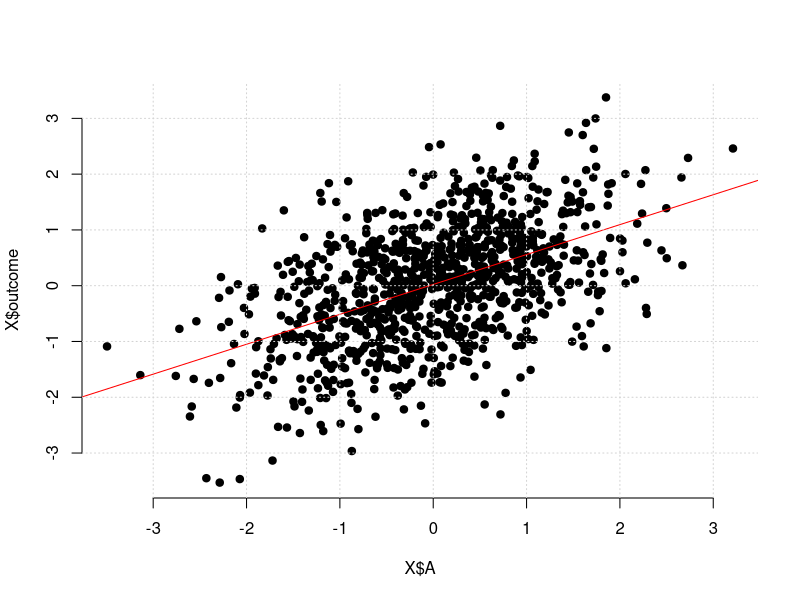
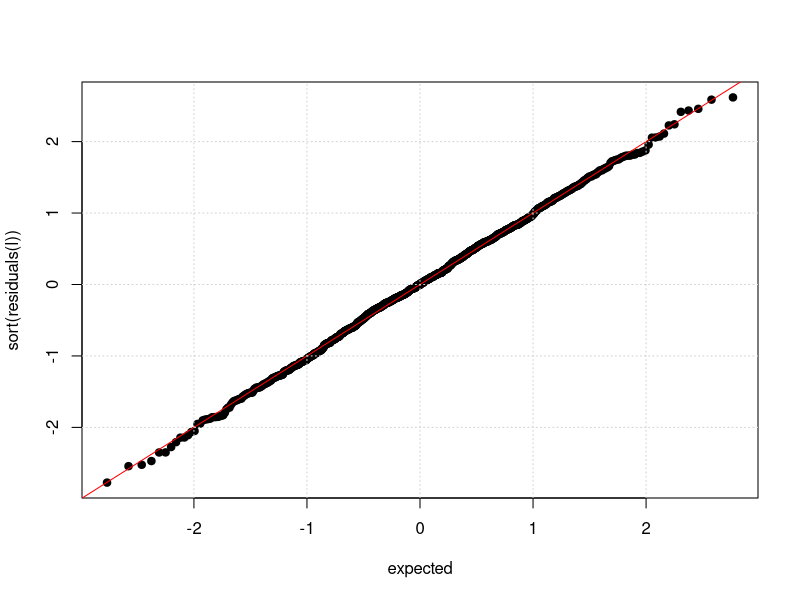
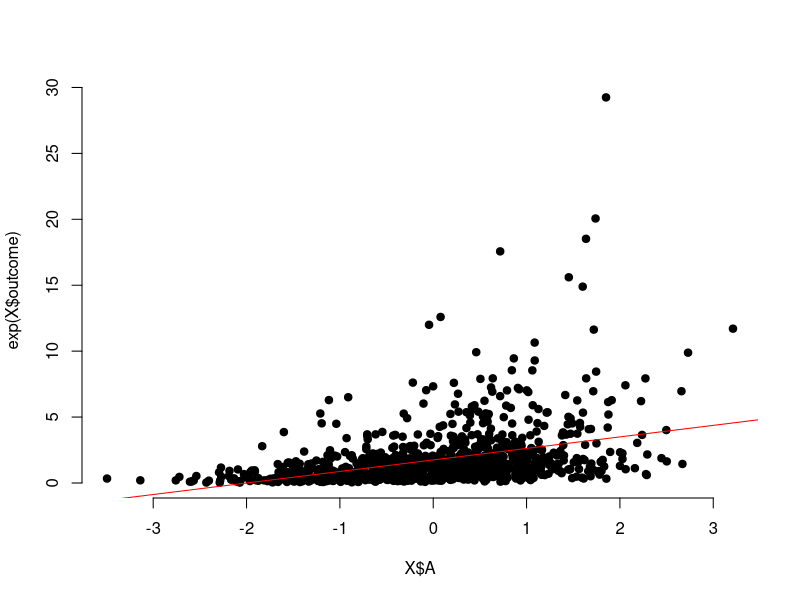
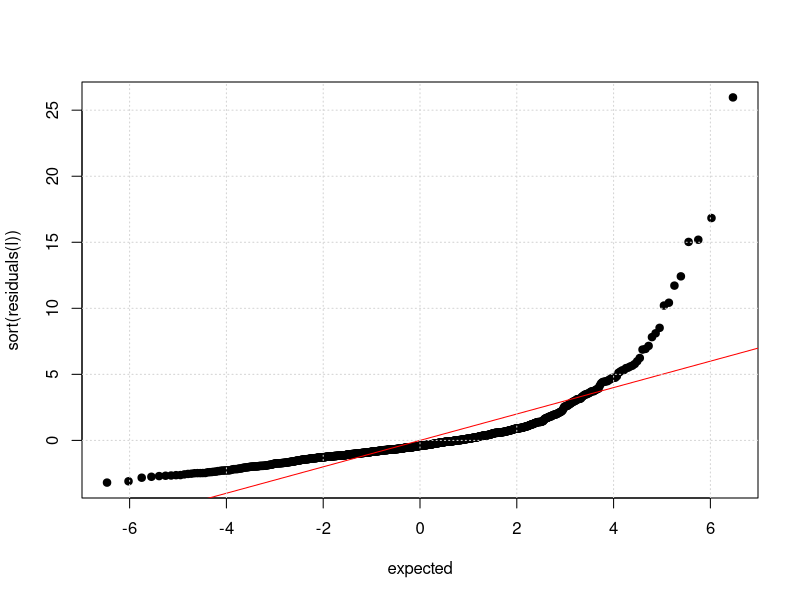

Write the R code that produced these figures, in order.
X = read.table( "linear_regression_simple.tsv", hea=T, as.is=T )
l = lm( outcome ~ A + B, data = X )

# Look at coefficients:
summary(l)$coeff

# Plot outcome versus predictor
plot( X$A, X$outcome, pch = 19, bty = 'n' )
abline( l, col = 'red' )
grid()

# How to diagnose?
# Let's make a quantile-quantile plot showing
# the actual residuals against the expected residuals.
# (If the linear model is true, then the residuals should be like a Gaussian with the given
# variance.  So we can plot them against quantiles of the Gaussian.)

sigma = sigma(l)  # get residual standard deviation
# get equally spaced quantiles of the normal distribution
expected = qnorm(
  (1:nrow(X))/(nrow(X)+1),  # equally spaced points in the unit interval,
  sd = sigma
)

plot(
  expected,                #actual normal quantiles
  sort( residuals(l) ),    #observed residuals sorted
  pch = 19
)
abline( a = 0, b = 1, col = 'red' ) # diagonal line
grid()


# Try a model with non-gaussian residuals
l = lm( exp(outcome) ~ A + B, data = X )
plot( X$A, exp(X$outcome), pch = 19, bty = 'n' )
abline(l, col = 'red' )

sigma = sigma(l)  # get residual standard deviation

# get equally spaced quantiles of the normal distribution
expected = qnorm(
  (1:nrow(X))/(nrow(X)+1),  # equally spaced points in the unit interval,
  sd = sigma
)

plot(
  expected,                #actual normal quantiles
  sort( residuals(l) ),    #observed residuals sorted
  pch = 19
)
abline( a = 0, b = 1, col = 'red' ) # diagonal line
grid()

